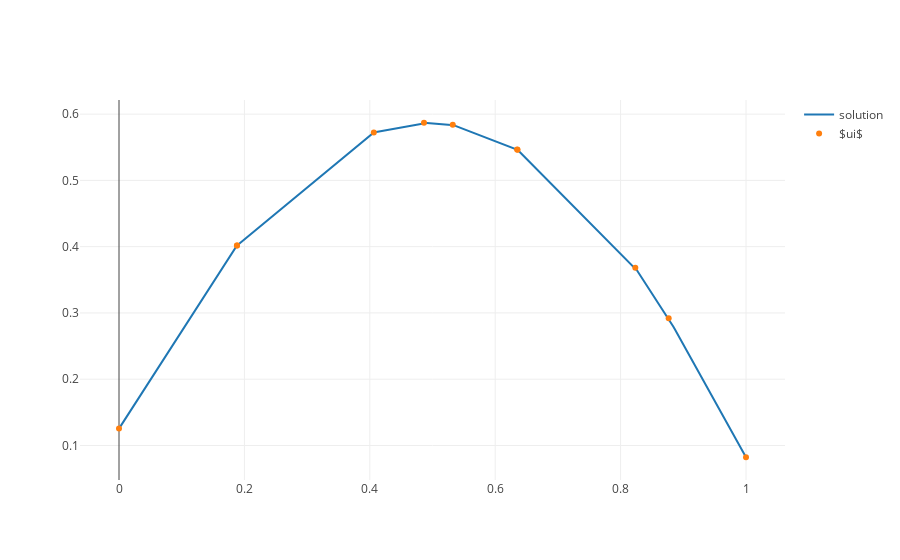

Here is the notebook cell this chart was saved with:
### Markdown cell above
We now solve $Lui=f$ for $ui$

### Code cell
ui = spsolve(L, f)

x, u = interpolate(ui)


fig = go.Figure(data=[
    go.Scatter(x=x, y=u, mode='lines', name="solution"),
    go.Scatter(x=s, y=ui, mode='markers', name="$ui$"),
])
plotly.iplot(fig)

### Figure 1 — Plotly figure (JSON) as saved in the notebook; plotly's stock layout.template omitted (floating-point values rounded to 4 significant figures; data arrays with more than 128 entries replaced by an {"elided": "..."} marker saying what was removed)
{"data": [{"mode": "lines", "name": "solution", "type": "scatter", "uid": "9015b499-3cbe-4943-9967-82e135016409", "x": {"elided": "500 float values"}, "y": {"elided": "500 float values"}}, {"mode": "markers", "name": "$ui$", "type": "scatter", "uid": "3e8a1b25-65f5-4a1d-8990-789b3be97461", "x": [0, 0.1882, 0.1882, 0.4064, 0.4864, 0.5323, 0.635, 0.6357, 0.8235, 0.8767, 1], "y": [0.1254, 0.4018, 0.4018, 0.5722, 0.587, 0.5839, 0.5465, 0.5461, 0.3681, 0.292, 0.08222]}], "layout": {}}
